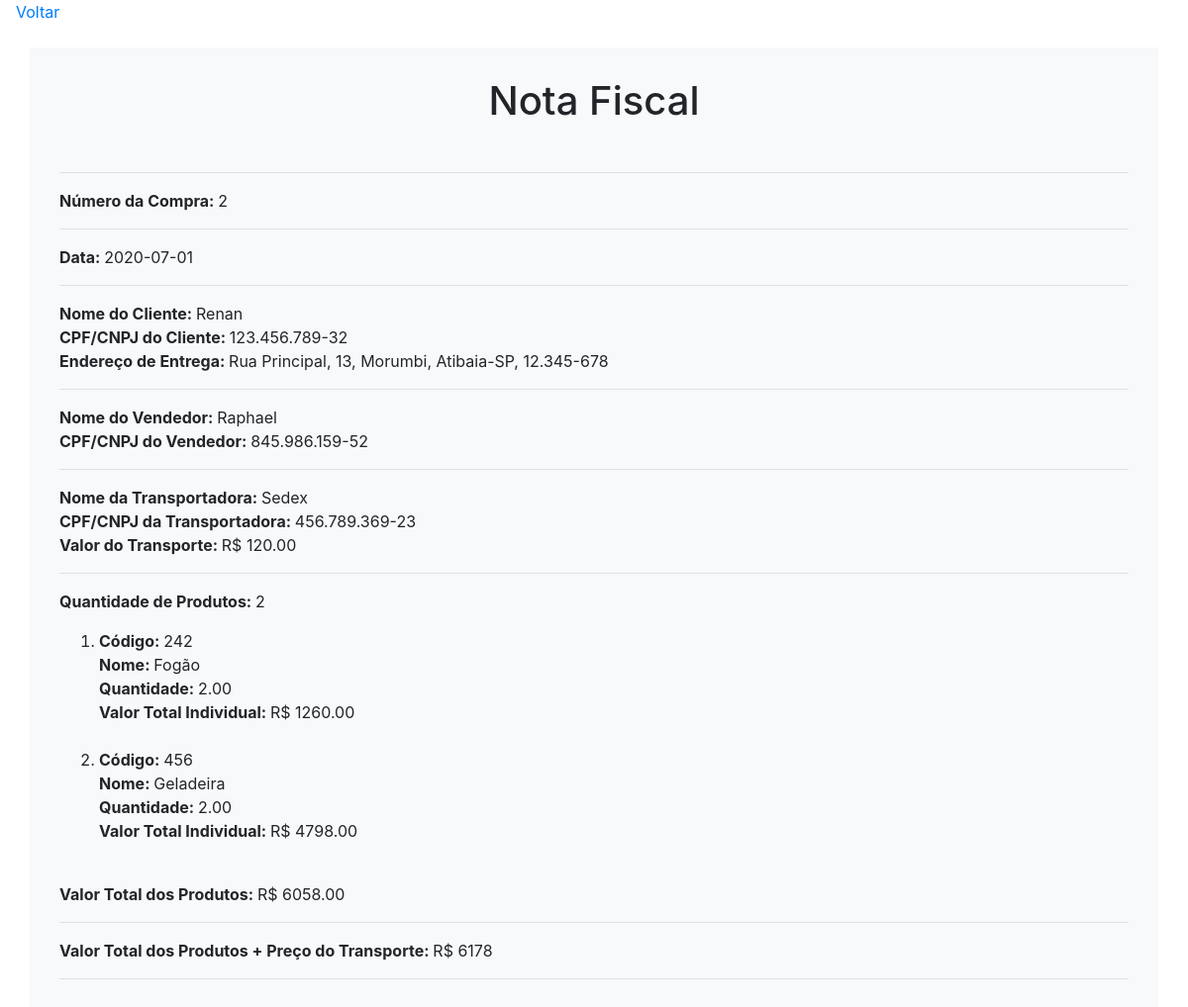
The app's page /ProjetoPHP/Carrinho/notaFiscal.php with its own data.
### tables this page shows
CREATE TABLE `compra` (
  `numero_compra` int(11) NOT NULL,
  `data` date DEFAULT NULL,
  `valor_comissao` decimal(10,2) DEFAULT NULL,
  `valor_transporte` decimal(10,2) DEFAULT NULL,
  `cpf_cnpj_vend` varchar(18) DEFAULT NULL,
  `cpf_cnpj_transp` varchar(18) DEFAULT NULL,
  `cpf_cnpj_cli` varchar(18) DEFAULT NULL
);

CREATE TABLE `cliente` (
  `cpf_cnpj_cli` varchar(18) NOT NULL,
  `nome_cli` varchar(50) DEFAULT NULL,
  `numero_cli` varchar(10) DEFAULT NULL,
  `bairro_cli` varchar(10) DEFAULT NULL,
  `cidade_cli` varchar(20) DEFAULT NULL,
  `cep_cli` varchar(10) DEFAULT NULL,
  `estado_cli` varchar(2) DEFAULT NULL,
  `endereco_cli` varchar(50) DEFAULT NULL
);

CREATE TABLE `vendedor` (
  `cpf_cnpj_vend` varchar(18) NOT NULL,
  `nome_vend` varchar(20) DEFAULT NULL
);

CREATE TABLE `transportadora` (
  `cpf_cnpj_transp` varchar(18) NOT NULL,
  `nome_tras` varchar(50) DEFAULT NULL,
  `endereco_trans` varchar(50) DEFAULT NULL,
  `numero_trans` varchar(10) DEFAULT NULL,
  `bairro_trans` varchar(50) DEFAULT NULL,
  `cidade_trans` varchar(50) DEFAULT NULL,
  `estado_trans` varchar(2) DEFAULT NULL,
  `cep_trans` varchar(10) DEFAULT NULL
);

CREATE TABLE `possui` (
  `numero_compra` int(11) NOT NULL,
  `codigo_prod` varchar(10) DEFAULT NULL,
  `valor` decimal(10,2) DEFAULT NULL,
  `quantidade` decimal(5,2) DEFAULT NULL
);

CREATE TABLE `produto` (
  `codigo_prod` varchar(10) NOT NULL,
  `nome_pro` varchar(50) DEFAULT NULL,
  `descricao` varchar(255) DEFAULT NULL,
  `valor_unitario` decimal(10,2) DEFAULT NULL,
  `quantidade` int(5) DEFAULT NULL,
  `peso` varchar(10) DEFAULT NULL,
  `dimensoes` varchar(15) DEFAULT NULL,
  `unidade_Venda` varchar(3) DEFAULT NULL,
  `id` int(11) NOT NULL
);

### ProjetoPHP/Carrinho/notaFiscal.php (the view, shortened to what this page needs)
<?php
    $conexao = conectar();
    $sql = "select max(numero_compra) max_nc from compra";
    $result = $conexao -> query($sql);
    foreach($result as $res){
        $nc = $res["max_nc"];
    }
    $sql = "select sum(valor) val_total from possui where numero_compra = :nc";
    $comandoPreparado = $conexao -> prepare($sql);
    $comandoPreparado -> bindParam(":nc", $nc);
    $comandoPreparado -> execute();
    $result = $comandoPreparado -> fetchAll();
    foreach($result as $res){
        $vt = $res["val_total"];
    }
?>
<!DOCTYPE html>
<html>
    <head>
            <link rel="stylesheet" href="https://stackpath.bootstrapcdn.com/bootstrap/4.5.0/css/bootstrap.min.css">
            <link rel="stylesheet" href="../Css/style.css">
    </head>
    <body>
    <a href="../index.php" class="ml-3">Voltar</a> <br> <br>
        <div class="container bg-light">
            <?php
                $sql = "select co.numero_compra, co.data, co.valor_transporte, co.cpf_cnpj_vend, co.cpf_cnpj_transp, co.cpf_cnpj_cli, v.nome_vend, t.nome_tras, c.nome_cli nome_cli, c.endereco_cli, c.estado_cli, c.cep_cli, c.cidade_cli, c.bairro_cli
                            from compra co, vendedor v, transportadora t, cliente c
                            where numero_compra = :nc
                                and v.cpf_cnpj_vend = co.cpf_cnpj_vend
                                and t.cpf_cnpj_transp = co.cpf_cnpj_transp
                                and c.cpf_cnpj_cli = co.cpf_cnpj_cli";
                $comandoPreparado = $conexao -> prepare($sql);
                $comandoPreparado -> bindParam(":nc", $nc);
                $comandoPreparado -> execute();
                $result = $comandoPreparado -> fetchAll();
                $valTransp = $result["0"]["valor_transporte"];
            ?>
            <h1>Nota Fiscal</h1> <br>
            <hr>
            <p>
                <b>Número da Compra: </b><?php echo $nc ?>
            </p>
            <hr>
            <p>
                <b>Data: </b><?php echo $result["0"]["data"] ?>
            </p>
            <hr>
            <p>
                <b>Nome do Cliente: </b><?php echo $result["0"]["nome_cli"] ?> <br>
                <b>CPF/CNPJ do Cliente: </b><?php echo $result["0"]["cpf_cnpj_cli"] ?> <br>
                <b>Endereço de Entrega: </b><?php echo $result["0"]["endereco_cli"] .", ". $result["0"]["bairro_cli"] .", ". $result["0"]["cidade_cli"] ."-". $result["0"]["estado_cli"] .", ". $result["0"]["cep_cli"]?>
            </p>
            <hr>
            <p>
                <b>Nome do Vendedor: </b><?php echo $result["0"]["nome_vend"] ?> <br>
                <b>CPF/CNPJ do Vendedor: </b><?php echo $result["0"]["cpf_cnpj_vend"] ?>
            </p>
            <hr>
            <p>
                <b>Nome da Transportadora: </b><?php echo $result["0"]["nome_tras"] ?> <br>
                <b>CPF/CNPJ da Transportadora: </b><?php echo $result["0"]["cpf_cnpj_transp"] ?> <br>
                <b>Valor do Transporte: </b>R$ <?php echo $result["0"]["valor_transporte"] ?></b>
            </p>
            <hr>
            <p>
                <?php
                    $sql = "select count(codigo_prod) quant_prod from possui where numero_compra = :nc";
                    $comandoPreparado = $conexao -> prepare($sql);
                    $comandoPreparado -> bindParam(":nc", $nc);
                    $comandoPreparado -> execute();
                    $result = $comandoPreparado -> fetchAll();
                ?>
                <b>Quantidade de Produtos: </b><?php echo $result[0]["quant_prod"] ?>
                <ol>
                    <?php
                        $sql = "select po.codigo_prod, po.quantidade, po.valor, pr.nome_pro from possui po, produto pr
                                    where numero_compra = :nc and
                                        po.codigo_prod = pr.codigo_prod";
                        $comandoPreparado = $conexao -> prepare($sql);
                        $comandoPreparado -> bindParam(":nc", $nc);
                        $comandoPreparado -> execute();
                        $result = $comandoPreparado -> fetchAll();
                        foreach($result as $prod){
                    ?>
                            <li>
                                <b>Código: </b><?php echo $prod["codigo_prod"] ?> <br>
                                <b>Nome: </b><?php echo $prod["nome_pro"] ?> <br>
                                <b>Quantidade: </b><?php echo $prod["quantidade"] ?> <br>
                                <b>Valor Total Individual: </b>R$ <?php echo $prod["valor"] ?>
                            </li> <br>
                    <?php
                        }
                    ?>
                </ol>
                <b>Valor Total dos Produtos: </b>R$ <?php echo $vt ?></b>
            </p>
            <hr>
            <p>
                <b>Valor Total dos Produtos + Preço do Transporte: </b>R$ <?php echo ($vt + $valTransp) ?></b>
            </p>
            <hr>
        </div>
    </body>
</html>

### ProjetoPHP/Css/style.css (style rules this page uses)
.container { padding: 2.5%; }
h1, tr, h3 { text-align: center; }

### records on screen
compra: data "2020-07-01", cpf_cnpj_cli.nome_cli "Renan", cpf_cnpj_cli "123.456.789-32", cpf_cnpj_cli.endereco_cli "Rua Principal, 13", cpf_cnpj_cli.bairro_cli "Morumbi", cpf_cnpj_cli.cidade_cli "Atibaia", cpf_cnpj_cli.estado_cli "SP", cpf_cnpj_cli.cep_cli "12.345-678", cpf_cnpj_vend.nome_vend "Raphael", cpf_cnpj_vend "845.986.159-52", cpf_cnpj_transp.nome_tras "Sedex", cpf_cnpj_transp "456.789.369-23", valor_transporte "120.00"
possui: codigo_prod "242", codigo_prod.nome_pro "Fogão", quantidade "2.00", valor "1260.00"
possui: codigo_prod "456", codigo_prod.nome_pro "Geladeira", quantidade "2.00", valor "4798.00"

### other values on screen
$nc "2"
$result[0]["quant_prod"] "2"
$vt "6058.00"
$vt + $valTransp "6178"
